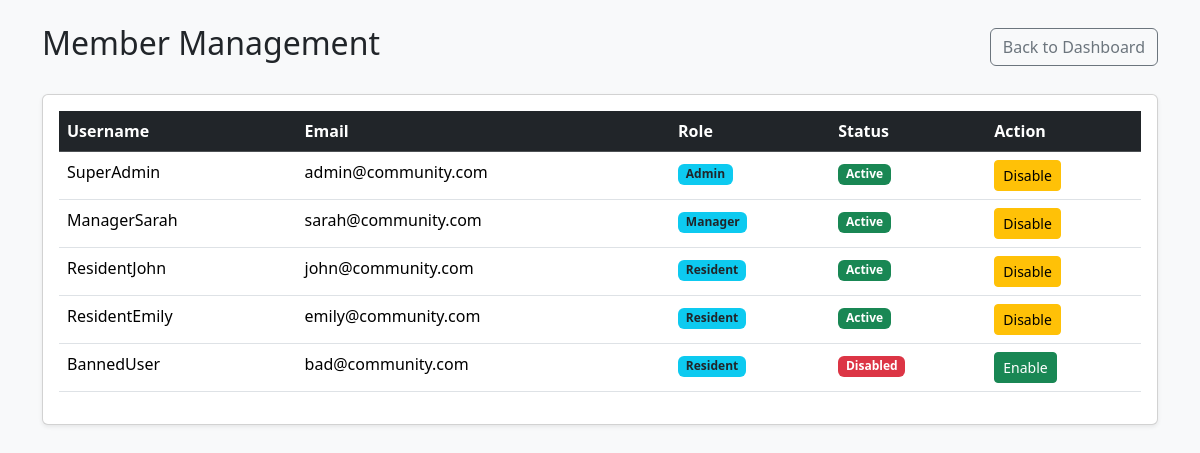
The page /manage_users.php on the database its author committed.
### tables this page shows
CREATE TABLE `users` (
  `user_id` int(11) NOT NULL,
  `username` varchar(50) NOT NULL,
  `email` varchar(100) NOT NULL,
  `password` varchar(255) NOT NULL,
  `role` enum('resident','manager','admin') DEFAULT 'resident',
  `status` tinyint(1) DEFAULT 1,
  `created_at` timestamp NOT NULL DEFAULT current_timestamp()
);

### manage_users.php (the view, shortened to what this page needs)
<?php
include "../includes/database.php";
$sql = "SELECT user_id, username, email, role, status FROM users ORDER BY created_at DESC";
$result = mysqli_query($conn, $sql);
?>
<!DOCTYPE html>
<html lang="en">
<head>
    <link href="https://cdn.jsdelivr.net/npm/bootstrap@5.3.2/dist/css/bootstrap.min.css" rel="stylesheet">
</head>
<body class="bg-light">
<div class="container mt-4">
    <div class="d-flex justify-content-between align-items-center mb-4">
        <h2>Member Management</h2>
        <a href="dashboard.php" class="btn btn-outline-secondary">Back to Dashboard</a>
    </div>
    <div class="card shadow-sm">
        <div class="card-body">
            <table class="table table-hover">
                <thead class="table-dark">
                    <tr>
                        <th>Username</th>
                        <th>Email</th>
                        <th>Role</th>
                        <th>Status</th>
                        <th>Action</th>
                    </tr>
                </thead>
                <tbody>
                    <?php while($row = mysqli_fetch_assoc($result)): ?>
                    <tr>
                        <td><?php echo $row['username']; ?></td>
                        <td><?php echo $row['email']; ?></td>
                        <td><span class="badge bg-info text-dark"><?php echo ucfirst($row['role']); ?></span></td>
                        <td>
                            <?php if($row['status'] == 1): ?>
                                <span class="badge bg-success">Active</span>
                            <?php else: ?>
                                <span class="badge bg-danger">Disabled</span>
                            <?php endif; ?>
                        </td>
                        <td>
                            <?php if($row['status'] == 1): ?>
                                <a href="manage-users.php?id=<?php echo $row['user_id']; ?>&status=0" class="btn btn-warning btn-sm">Disable</a>
                            <?php else: ?>
                                <a href="manage-users.php?id=<?php echo $row['user_id']; ?>&status=1" class="btn btn-success btn-sm">Enable</a>
                            <?php endif; ?>
                        </td>
                    </tr>
                    <?php endwhile; ?>
                </tbody>
            </table>
        </div>
    </div>
</div>
</body>
</html>

### rows shown on the page
users: username "SuperAdmin", email "admin@community.com", role "Admin", status "Active"
users: username "ManagerSarah", email "sarah@community.com", role "Manager", status "Active"
users: username "ResidentJohn", email "john@community.com", role "Resident", status "Active"
users: username "ResidentEmily", email "emily@community.com", role "Resident", status "Active"
users: username "BannedUser", email "bad@community.com", role "Resident", status "Disabled"
